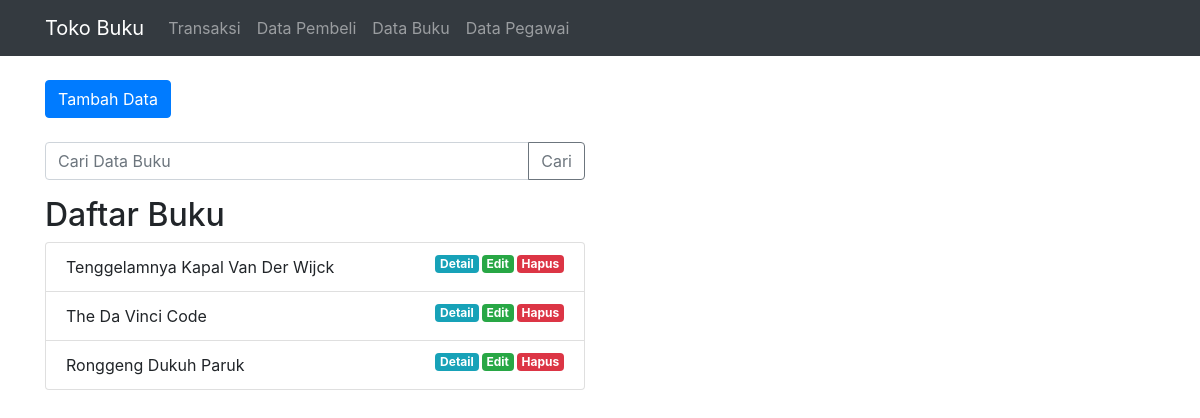
The app's page /index.php/buku with its own data.
### tables this page shows
CREATE TABLE `buku` (
  `id_buku` int(10) NOT NULL,
  `judul_buku` varchar(50) NOT NULL,
  `pengarang` varchar(50) NOT NULL,
  `penerbit` varchar(50) NOT NULL
);

### application/controllers/buku.php (called while the page is built, shortened)
<?php
class buku extends CI_Controller {
    public function __construct()
    {
         $this->load->model('buku_model');
         $this->load->helper('form');
         $this->load->library('form_validation');
    }
    public function index()
    {
        $data['title']='List Buku';
        $data['buku']=$this->buku_model->getAllbuku();
        $this->load->view('template/header', $data);
        $this->load->view('buku/index', $data);
        $this->load->view('template/footer');
    }
}
?>

### index.php (called while the page is built, shortened)
<?php
require_once BASEPATH.'core/CodeIgniter.php';

### application/models/buku_model.php (called while the page is built, shortened)
<?php
class buku_model extends CI_Model {
    public function getAllbuku()
    {
        $query = $this->db->get('buku');
        return $query->result_array();
    }
}
?>

### application/views/buku/index.php (the view, shortened to what this page needs)
<div class="container">
<div class="row mt-4">
    <div class="col-md-6">
        <a href="<?= base_url();?>buku/tambah" class="btn btn-primary"> Tambah Data </a>
    </div>
</div>
<div class="row mt-4">
    <div class="col-md-6">
        <form action="" method="post">
        <div class="input-group">
            <input type="text" class="form-control" placeholder="Cari Data Buku" name="keyword">
        <div class="input-group-append">
        <button class="btn btn-outline-secondary" type="submit">Cari</button>
        </div>
        </div>
        </form>
    </div>
</div>
<div class="row mt-3">
    <div class="col-md-6">
        <h2> Daftar Buku </h2>
        <ul class="list-group">
            <?php foreach($buku as $bk):?>
                <li class="list-group-item">
                    <?= $bk['judul_buku'];?>
                    <a href="<?= base_url();?>buku/hapus/<?= $bk['id_buku'];?>"
                    class= "badge badge-danger float-right"
                    onclick="return confirm('Yakin Data ini akan dihapus');">Hapus</a>
                    <a href="<?= base_url();?>buku/edit/<?= $bk['id_buku'];?>"
                    class="badge badge-success float-right">Edit</a>
                    <a href="<?= base_url();?>buku/detail/<?= $bk['id_buku'];?>"
                    class="badge badge-info float-right">Detail</a>
                </li>
            <?php endforeach; ?>
        </ul>
        </div>
    </div>
</div>

### application/views/template/header.php (style rules this page uses)
.badge { margin-left: 3px; }

### records on screen
buku: judul_buku "Tenggelamnya Kapal Van Der Wijck"
buku: judul_buku "The Da Vinci Code"
buku: judul_buku "Ronggeng Dukuh Paruk"
